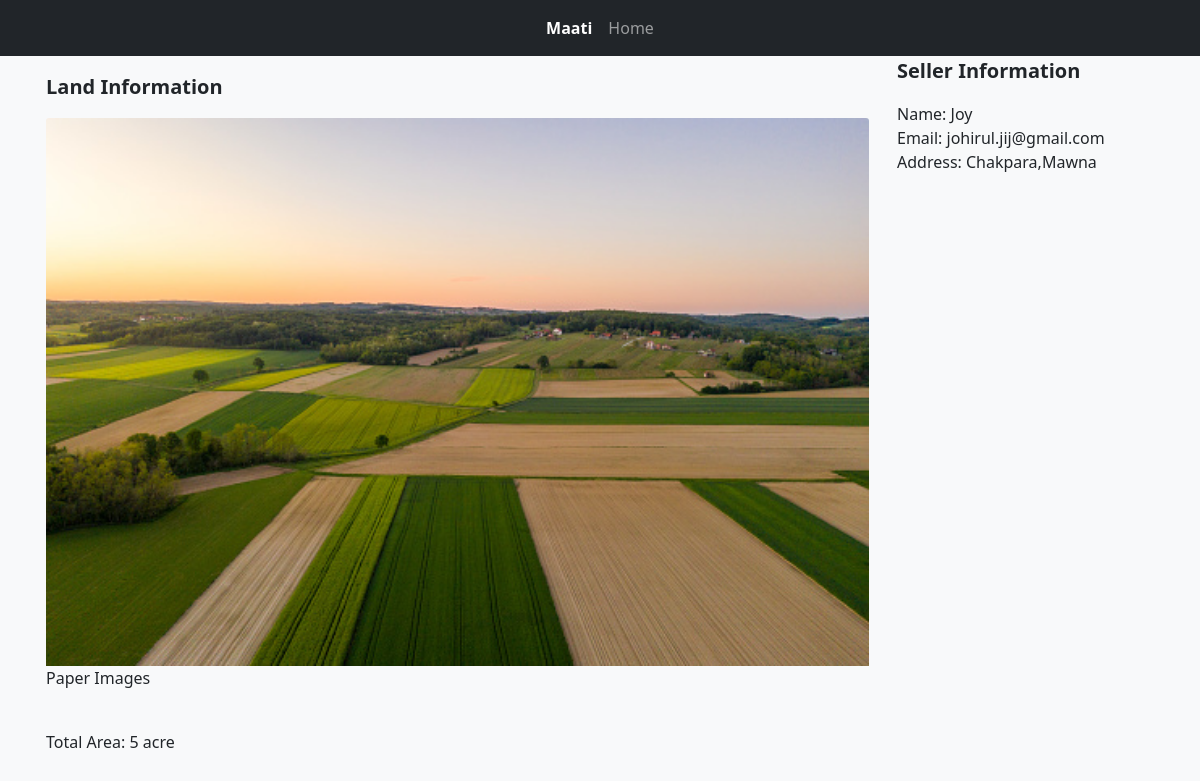
Page /land/1 on the committed database.
### main/models.py (models this page shows, shortened)
class LandInformation(models.Model):
    total_area = models.CharField(max_length=120)
    minimum_price = models.CharField(max_length=120)
    maximum_price = models.CharField(max_length=120)
    longitude = models.CharField(max_length=120)
    latitude = models.CharField(max_length=120)
    land_image = models.ImageField(upload_to="land/")
    land_paper_images_first = models.ImageField(upload_to="papers/", default="_")
    land_paper_images_second = models.ImageField(upload_to="papers/",  default="_")
    land_paper_images_third = models.ImageField(upload_to="papers/",  default="_")
    is_approved = models.BooleanField(default=True)

class SellerLands(models.Model):
    user = models.ForeignKey(Seller, on_delete=models.CASCADE)
    land = models.ForeignKey(LandInformation, on_delete=models.CASCADE)

class Seller(models.Model):
    user = models.OneToOneField(CustomUser, on_delete=CASCADE)
    info = models.ForeignKey(ExtraInformation, on_delete=models.CASCADE, null=True, blank=True)

class CustomUser(AbstractBaseUser, PermissionsMixin):
    email = models.EmailField(_('email address'), unique=True)
    is_staff = models.BooleanField(default=False)
    is_buyer = models.BooleanField(default=False)
    is_seller = models.BooleanField(default=False)
    is_active = models.BooleanField(default=True)
    full_name = models.CharField(max_length=500, default="")
    address = models.CharField(max_length=500, default="")
    date_joined = models.DateTimeField(default=timezone.now)
    USERNAME_FIELD = 'email'
    REQUIRED_FIELDS = []
    objects = CustomUserManager()

### main/views.py (the view)
# urls.py: path('land/<str:slug>', views.get_full_info, name="get_info")
def get_full_info(request, slug):
    land = LandInformation.objects.get(pk=slug)
    m = folium.Map(location=[land.longitude, land.latitude],tiles="Stamen Terrain", zoom_start=12)
    Tooltip='Click for more info'
    folium.Marker([land.longitude, land.latitude],
                    popup='<strong>Location One</strong>',
                    tooltip=Tooltip).add_to(m)
    folium.CircleMarker(
        location=[land.longitude, land.latitude],
        radius=50,
        popup='My area',
        color ='#428bca',
        fill = True,
        fill_color ='#428bca'
    ).add_to(m)
    seller = SellerLands.objects.get(pk=land.pk)
    print(seller)
    context = {"title":"Land Info | Maati", "land" : land, "map":m._repr_html_(),"seller": seller}
    return render(request, "land_info.html", context)

### main/templates/land_info.html (shortened to what this page needs)
{% extends 'buyerbase.html' %}
{% block main_content %}
<section class="recomendatiaons">
    <div class="bg-light shadow-sm mx-auto">
        <div class="container">
            <div class="row ">
                <div class="col-9 p-3">
                    <p class="mx-auto fs-5 fw-bold">Land Information</p>
                    <img src="{{land.land_image.url}}" class="card-img-top" alt="">
                    <div class="col-4">
                        {%if land.land_paper_images_first.url%}
                        <p>Paper Images</p>
                        {%endif%}
                    </div>
                    <div class="">
                        <p class="text-dark">Total Area: {{land.total_area}}</p>
                    </div>
                </div>
                <div class="col-3">
                    <p class="mx-auto fs-5 fw-bold">Seller Information</p>
                    <div>
                        <p class="mb-0">Name: {{seller.user.user.full_name}}</p>
                        <p class="mb-0">Email: {{seller.user.user.email}}</p>
                        <p class="mb-0">Address: {{seller.user.user.address}}</p>
                    </div>
                </div>
            </div>
        </div>
    </div>
</section>
{% endblock main_content %}

### rows in the picture
LandInformation: land_image (picture), total_area "5 acre"
SellerLands: user.user.full_name "Joy", user.user.email "johirul.jij@gmail.com", user.user.address "Chakpara,Mawna"
